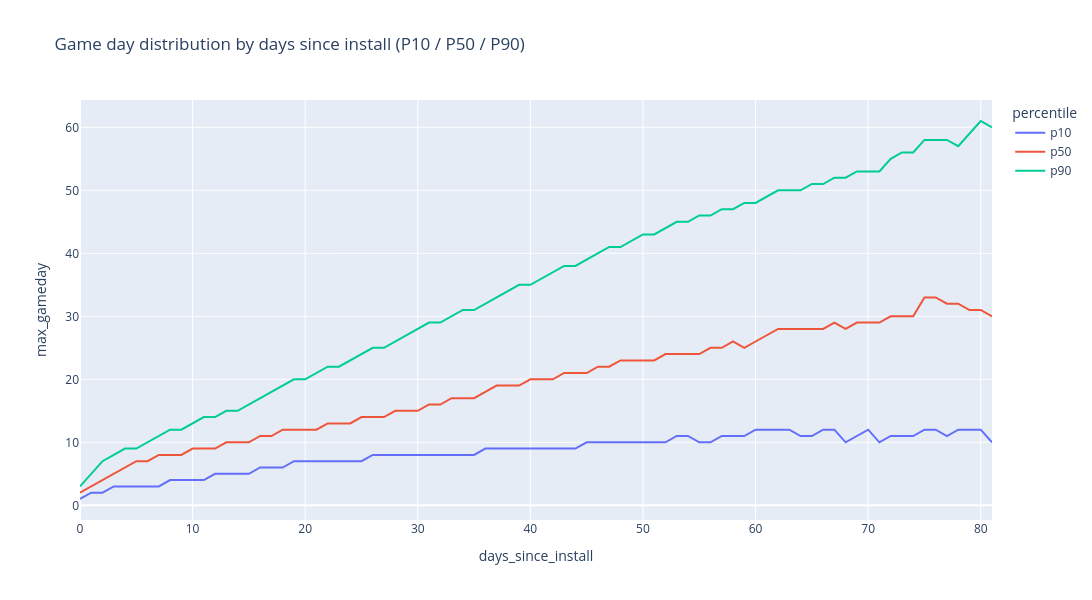

The code cell stored with this chart in its notebook:
### Code cell
# hide-output
gameday_dist = data.groupby(['days_since_install', 'max_gameday']).agg(
    users=('user_id', 'count')
).reset_index()

gameday_pcts = gameday_dist.groupby('days_since_install').apply(weighted_quantiles, measure_col='max_gameday', include_groups=False).reset_index()

fig = px.line(
    gameday_pcts.melt(id_vars='days_since_install', var_name='percentile', value_name='max_gameday'),
    x='days_since_install',
    y='max_gameday',
    color='percentile',
    title='Game day distribution by days since install (P10 / P50 / P90)',
    width=1200,
    height=600,
)
fig.show()

### Figure 1 — Plotly figure (JSON) as saved in the notebook; plotly's stock layout.template omitted (floating-point values rounded to 4 significant figures)
{"data": [{"hovertemplate": "percentile=p10<br>days_since_install=%{x}<br>max_gameday=%{y}<extra></extra>", "legendgroup": "p10", "line": {"color": "#636efa", "dash": "solid"}, "marker": {"symbol": "circle"}, "mode": "lines", "name": "p10", "orientation": "v", "showlegend": true, "type": "scatter", "x": [0, 1, 2, 3, 4, 5, 6, 7, 8, 9, 10, 11, 12, 13, 14, 15, 16, 17, 18, 19, 20, 21, 22, 23, 24, 25, 26, 27, 28, 29, 30, 31, 32, 33, 34, 35, 36, 37, 38, 39, 40, 41, 42, 43, 44, 45, 46, 47, 48, 49, 50, 51, 52, 53, 54, 55, 56, 57, 58, 59, 60, 61, 62, 63, 64, 65, 66, 67, 68, 69, 70, 71, 72, 73, 74, 75, 76, 77, 78, 79, 80, 81], "xaxis": "x", "y": [1, 2, 2, 3, 3, 3, 3, 3, 4, 4, 4, 4, 5, 5, 5, 5, 6, 6, 6, 7, 7, 7, 7, 7, 7, 7, 8, 8, 8, 8, 8, 8, 8, 8, 8, 8, 9, 9, 9, 9, 9, 9, 9, 9, 9, 10, 10, 10, 10, 10, 10, 10, 10, 11, 11, 10, 10, 11, 11, 11, 12, 12, 12, 12, 11, 11, 12, 12, 10, 11, 12, 10, 11, 11, 11, 12, 12, 11, 12, 12, 12, 10], "yaxis": "y"}, {"hovertemplate": "percentile=p50<br>days_since_install=%{x}<br>max_gameday=%{y}<extra></extra>", "legendgroup": "p50", "line": {"color": "#EF553B", "dash": "solid"}, "marker": {"symbol": "circle"}, "mode": "lines", "name": "p50", "orientation": "v", "showlegend": true, "type": "scatter", "x": [0, 1, 2, 3, 4, 5, 6, 7, 8, 9, 10, 11, 12, 13, 14, 15, 16, 17, 18, 19, 20, 21, 22, 23, 24, 25, 26, 27, 28, 29, 30, 31, 32, 33, 34, 35, 36, 37, 38, 39, 40, 41, 42, 43, 44, 45, 46, 47, 48, 49, 50, 51, 52, 53, 54, 55, 56, 57, 58, 59, 60, 61, 62, 63, 64, 65, 66, 67, 68, 69, 70, 71, 72, 73, 74, 75, 76, 77, 78, 79, 80, 81], "xaxis": "x", "y": [2, 3, 4, 5, 6, 7, 7, 8, 8, 8, 9, 9, 9, 10, 10, 10, 11, 11, 12, 12, 12, 12, 13, 13, 13, 14, 14, 14, 15, 15, 15, 16, 16, 17, 17, 17, 18, 19, 19, 19, 20, 20, 20, 21, 21, 21, 22, 22, 23, 23, 23, 23, 24, 24, 24, 24, 25, 25, 26, 25, 26, 27, 28, 28, 28, 28, 28, 29, 28, 29, 29, 29, 30, 30, 30, 33, 33, 32, 32, 31, 31, 30], "yaxis": "y"}, {"hovertemplate": "percentile=p90<br>days_since_install=%{x}<br>max_gameday=%{y}<extra></extra>", "legendgroup": "p90", "line": {"color": "#00cc96", "dash": "solid"}, "marker": {"symbol": "circle"}, "mode": "lines", "name": "p90", "orientation": "v", "showlegend": true, "type": "scatter", "x": [0, 1, 2, 3, 4, 5, 6, 7, 8, 9, 10, 11, 12, 13, 14, 15, 16, 17, 18, 19, 20, 21, 22, 23, 24, 25, 26, 27, 28, 29, 30, 31, 32, 33, 34, 35, 36, 37, 38, 39, 40, 41, 42, 43, 44, 45, 46, 47, 48, 49, 50, 51, 52, 53, 54, 55, 56, 57, 58, 59, 60, 61, 62, 63, 64, 65, 66, 67, 68, 69, 70, 71, 72, 73, 74, 75, 76, 77, 78, 79, 80, 81], "xaxis": "x", "y": [3, 5, 7, 8, 9, 9, 10, 11, 12, 12, 13, 14, 14, 15, 15, 16, 17, 18, 19, 20, 20, 21, 22, 22, 23, 24, 25, 25, 26, 27, 28, 29, 29, 30, 31, 31, 32, 33, 34, 35, 35, 36, 37, 38, 38, 39, 40, 41, 41, 42, 43, 43, 44, 45, 45, 46, 46, 47, 47, 48, 48, 49, 50, 50, 50, 51, 51, 52, 52, 53, 53, 53, 55, 56, 56, 58, 58, 58, 57, 59, 61, 60], "yaxis": "y"}], "layout": {"height": 600, "legend": {"title": {"text": "percentile"}, "tracegroupgap": 0}, "title": {"text": "Game day distribution by days since install (P10 / P50 / P90)"}, "width": 1200, "xaxis": {"anchor": "y", "domain": [0, 1], "title": {"text": "days_since_install"}}, "yaxis": {"anchor": "x", "domain": [0, 1], "title": {"text": "max_gameday"}}}}
